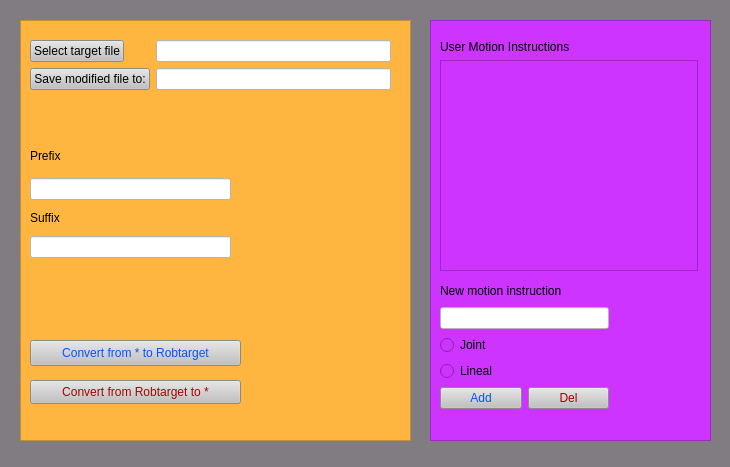
<?xml version="1.0" encoding="UTF-8"?>
<ui version="4.0">
 <class>MainWindow</class>
 <widget class="QMainWindow" name="MainWindow">
  <property name="geometry">
   <rect>
    <x>0</x>
    <y>0</y>
    <width>730</width>
    <height>467</height>
   </rect>
  </property>
  <property name="maximumSize">
   <size>
    <width>800</width>
    <height>800</height>
   </size>
  </property>
  <property name="windowTitle">
   <string>ABB RapidTools</string>
  </property>
  <property name="styleSheet">
   <string notr="true">background-color: rgb(129, 124, 129);</string>
  </property>
  <widget class="QWidget" name="centralwidget">
   <widget class="QFrame" name="frame">
    <property name="geometry">
     <rect>
      <x>20</x>
      <y>20</y>
      <width>391</width>
      <height>421</height>
     </rect>
    </property>
    <property name="palette">
     <palette>
      <active>
       <colorrole role="WindowText">
        <brush brushstyle="SolidPattern">
         <color alpha="255">
          <red>0</red>
          <green>0</green>
          <blue>0</blue>
         </color>
        </brush>
       </colorrole>
       <colorrole role="Button">
        <brush brushstyle="SolidPattern">
         <color alpha="255">
          <red>255</red>
          <green>182</green>
          <blue>65</blue>
         </color>
        </brush>
       </colorrole>
       <colorrole role="Light">
        <brush brushstyle="SolidPattern">
         <color alpha="255">
          <red>0</red>
          <green>0</green>
          <blue>207</blue>
         </color>
        </brush>
       </colorrole>
       <colorrole role="Midlight">
        <brush brushstyle="SolidPattern">
         <color alpha="255">
          <red>0</red>
          <green>0</green>
          <blue>172</blue>
         </color>
        </brush>
       </colorrole>
       <colorrole role="Dark">
        <brush brushstyle="SolidPattern">
         <color alpha="255">
          <red>0</red>
          <green>0</green>
          <blue>69</blue>
         </color>
        </brush>
       </colorrole>
       <colorrole role="Mid">
        <brush brushstyle="SolidPattern">
         <color alpha="255">
          <red>0</red>
          <green>0</green>
          <blue>92</blue>
         </color>
        </brush>
       </colorrole>
       <colorrole role="Text">
        <brush brushstyle="SolidPattern">
         <color alpha="255">
          <red>0</red>
          <green>0</green>
          <blue>0</blue>
         </color>
        </brush>
       </colorrole>
       <colorrole role="BrightText">
        <brush brushstyle="SolidPattern">
         <color alpha="255">
          <red>255</red>
          <green>255</green>
          <blue>255</blue>
         </color>
        </brush>
       </colorrole>
       <colorrole role="ButtonText">
        <brush brushstyle="SolidPattern">
         <color alpha="255">
          <red>0</red>
          <green>0</green>
          <blue>0</blue>
         </color>
        </brush>
       </colorrole>
       <colorrole role="Base">
        <brush brushstyle="SolidPattern">
         <color alpha="255">
          <red>255</red>
          <green>182</green>
          <blue>65</blue>
         </color>
        </brush>
       </colorrole>
       <colorrole role="Window">
        <brush brushstyle="SolidPattern">
         <color alpha="255">
          <red>255</red>
          <green>182</green>
          <blue>65</blue>
         </color>
        </brush>
       </colorrole>
       <colorrole role="Shadow">
        <brush brushstyle="SolidPattern">
         <color alpha="255">
          <red>0</red>
          <green>0</green>
          <blue>0</blue>
         </color>
        </brush>
       </colorrole>
       <colorrole role="AlternateBase">
        <brush brushstyle="SolidPattern">
         <color alpha="255">
          <red>127</red>
          <green>127</green>
          <blue>196</blue>
         </color>
        </brush>
       </colorrole>
       <colorrole role="ToolTipBase">
        <brush brushstyle="SolidPattern">
         <color alpha="255">
          <red>255</red>
          <green>255</green>
          <blue>220</blue>
         </color>
        </brush>
       </colorrole>
       <colorrole role="ToolTipText">
        <brush brushstyle="SolidPattern">
         <color alpha="255">
          <red>0</red>
          <green>0</green>
          <blue>0</blue>
         </color>
        </brush>
       </colorrole>
      </active>
      <inactive>
       <colorrole role="WindowText">
        <brush brushstyle="SolidPattern">
         <color alpha="255">
          <red>0</red>
          <green>0</green>
          <blue>0</blue>
         </color>
        </brush>
       </colorrole>
       <colorrole role="Button">
        <brush brushstyle="SolidPattern">
         <color alpha="255">
          <red>255</red>
          <green>182</green>
          <blue>65</blue>
         </color>
        </brush>
       </colorrole>
       <colorrole role="Light">
        <brush brushstyle="SolidPattern">
         <color alpha="255">
          <red>0</red>
          <green>0</green>
          <blue>207</blue>
         </color>
        </brush>
       </colorrole>
       <colorrole role="Midlight">
        <brush brushstyle="SolidPattern">
         <color alpha="255">
          <red>0</red>
          <green>0</green>
          <blue>172</blue>
         </color>
        </brush>
       </colorrole>
       <colorrole role="Dark">
        <brush brushstyle="SolidPattern">
         <color alpha="255">
          <red>0</red>
          <green>0</green>
          <blue>69</blue>
         </color>
        </brush>
       </colorrole>
       <colorrole role="Mid">
        <brush brushstyle="SolidPattern">
         <color alpha="255">
          <red>0</red>
          <green>0</green>
          <blue>92</blue>
         </color>
        </brush>
       </colorrole>
       <colorrole role="Text">
        <brush brushstyle="SolidPattern">
         <color alpha="255">
          <red>0</red>
          <green>0</green>
          <blue>0</blue>
         </color>
        </brush>
       </colorrole>
       <colorrole role="BrightText">
        <brush brushstyle="SolidPattern">
         <color alpha="255">
          <red>255</red>
          <green>255</green>
          <blue>255</blue>
         </color>
        </brush>
       </colorrole>
       <colorrole role="ButtonText">
        <brush brushstyle="SolidPattern">
         <color alpha="255">
          <red>0</red>
          <green>0</green>
          <blue>0</blue>
         </color>
        </brush>
       </colorrole>
       <colorrole role="Base">
        <brush brushstyle="SolidPattern">
         <color alpha="255">
          <red>255</red>
          <green>182</green>
          <blue>65</blue>
         </color>
        </brush>
       </colorrole>
       <colorrole role="Window">
        <brush brushstyle="SolidPattern">
         <color alpha="255">
          <red>255</red>
          <green>182</green>
          <blue>65</blue>
         </color>
        </brush>
       </colorrole>
       <colorrole role="Shadow">
        <brush brushstyle="SolidPattern">
         <color alpha="255">
          <red>0</red>
          <green>0</green>
          <blue>0</blue>
         </color>
        </brush>
       </colorrole>
       <colorrole role="AlternateBase">
        <brush brushstyle="SolidPattern">
         <color alpha="255">
          <red>127</red>
          <green>127</green>
          <blue>196</blue>
         </color>
        </brush>
       </colorrole>
       <colorrole role="ToolTipBase">
        <brush brushstyle="SolidPattern">
         <color alpha="255">
          <red>255</red>
          <green>255</green>
          <blue>220</blue>
         </color>
        </brush>
       </colorrole>
       <colorrole role="ToolTipText">
        <brush brushstyle="SolidPattern">
         <color alpha="255">
          <red>0</red>
          <green>0</green>
          <blue>0</blue>
         </color>
        </brush>
       </colorrole>
      </inactive>
      <disabled>
       <colorrole role="WindowText">
        <brush brushstyle="SolidPattern">
         <color alpha="255">
          <red>0</red>
          <green>0</green>
          <blue>69</blue>
         </color>
        </brush>
       </colorrole>
       <colorrole role="Button">
        <brush brushstyle="SolidPattern">
         <color alpha="255">
          <red>255</red>
          <green>182</green>
          <blue>65</blue>
         </color>
        </brush>
       </colorrole>
       <colorrole role="Light">
        <brush brushstyle="SolidPattern">
         <color alpha="255">
          <red>0</red>
          <green>0</green>
          <blue>207</blue>
         </color>
        </brush>
       </colorrole>
       <colorrole role="Midlight">
        <brush brushstyle="SolidPattern">
         <color alpha="255">
          <red>0</red>
          <green>0</green>
          <blue>172</blue>
         </color>
        </brush>
       </colorrole>
       <colorrole role="Dark">
        <brush brushstyle="SolidPattern">
         <color alpha="255">
          <red>0</red>
          <green>0</green>
          <blue>69</blue>
         </color>
        </brush>
       </colorrole>
       <colorrole role="Mid">
        <brush brushstyle="SolidPattern">
         <color alpha="255">
          <red>0</red>
          <green>0</green>
          <blue>92</blue>
         </color>
        </brush>
       </colorrole>
       <colorrole role="Text">
        <brush brushstyle="SolidPattern">
         <color alpha="255">
          <red>0</red>
          <green>0</green>
          <blue>69</blue>
         </color>
        </brush>
       </colorrole>
       <colorrole role="BrightText">
        <brush brushstyle="SolidPattern">
         <color alpha="255">
          <red>255</red>
          <green>255</green>
          <blue>255</blue>
         </color>
        </brush>
       </colorrole>
       <colorrole role="ButtonText">
        <brush brushstyle="SolidPattern">
         <color alpha="255">
          <red>0</red>
          <green>0</green>
          <blue>69</blue>
         </color>
        </brush>
       </colorrole>
       <colorrole role="Base">
        <brush brushstyle="SolidPattern">
         <color alpha="255">
          <red>255</red>
          <green>182</green>
          <blue>65</blue>
         </color>
        </brush>
       </colorrole>
       <colorrole role="Window">
        <brush brushstyle="SolidPattern">
         <color alpha="255">
          <red>255</red>
          <green>182</green>
          <blue>65</blue>
         </color>
        </brush>
       </colorrole>
       <colorrole role="Shadow">
        <brush brushstyle="SolidPattern">
         <color alpha="255">
          <red>0</red>
          <green>0</green>
          <blue>0</blue>
         </color>
        </brush>
       </colorrole>
       <colorrole role="AlternateBase">
        <brush brushstyle="SolidPattern">
         <color alpha="255">
          <red>0</red>
          <green>0</green>
          <blue>138</blue>
         </color>
        </brush>
       </colorrole>
       <colorrole role="ToolTipBase">
        <brush brushstyle="SolidPattern">
         <color alpha="255">
          <red>255</red>
          <green>255</green>
          <blue>220</blue>
         </color>
        </brush>
       </colorrole>
       <colorrole role="ToolTipText">
        <brush brushstyle="SolidPattern">
         <color alpha="255">
          <red>0</red>
          <green>0</green>
          <blue>0</blue>
         </color>
        </brush>
       </colorrole>
      </disabled>
     </palette>
    </property>
    <property name="styleSheet">
     <string notr="true">background-color: rgb(255, 182, 65);</string>
    </property>
    <property name="frameShape">
     <enum>QFrame::StyledPanel</enum>
    </property>
    <property name="frameShadow">
     <enum>QFrame::Raised</enum>
    </property>
    <widget class="QPushButton" name="pbRobt2Ast">
     <property name="geometry">
      <rect>
       <x>10</x>
       <y>360</y>
       <width>211</width>
       <height>24</height>
      </rect>
     </property>
     <property name="styleSheet">
      <string notr="true">color: rgb(170, 0, 0);
font: 75 11pt &quot;MS Shell Dlg 2&quot;;
background-color: rgb(193, 193, 193);</string>
     </property>
     <property name="text">
      <string>Convert from Robtarget to *</string>
     </property>
    </widget>
    <widget class="QPushButton" name="pbAst2Robt">
     <property name="geometry">
      <rect>
       <x>10</x>
       <y>320</y>
       <width>211</width>
       <height>26</height>
      </rect>
     </property>
     <property name="styleSheet">
      <string notr="true">color: rgb(0, 85, 255);
font: 75 11pt &quot;MS Shell Dlg 2&quot;;
background-color: rgb(193, 193, 193);</string>
     </property>
     <property name="text">
      <string>Convert from * to Robtarget</string>
     </property>
    </widget>
    <widget class="QWidget" name="verticalLayoutWidget">
     <property name="geometry">
      <rect>
       <x>10</x>
       <y>120</y>
       <width>201</width>
       <height>118</height>
      </rect>
     </property>
     <layout class="QVBoxLayout" name="verticalLayout">
      <item>
       <widget class="QLabel" name="label">
        <property name="minimumSize">
         <size>
          <width>199</width>
          <height>32</height>
         </size>
        </property>
        <property name="maximumSize">
         <size>
          <width>16777215</width>
          <height>32</height>
         </size>
        </property>
        <property name="styleSheet">
         <string notr="true">color: rgb(0, 0, 0);
font: 75 10pt &quot;MS Shell Dlg 2&quot;;</string>
        </property>
        <property name="text">
         <string>Prefix</string>
        </property>
       </widget>
      </item>
      <item>
       <widget class="QLineEdit" name="textPrefix">
        <property name="styleSheet">
         <string notr="true">border-color: rgb(170, 0, 0);
font: 12pt &quot;MS Shell Dlg 2&quot;;
background-color: rgb(255, 255, 255);
</string>
        </property>
       </widget>
      </item>
      <item>
       <widget class="QLabel" name="label_2">
        <property name="styleSheet">
         <string notr="true">color: rgb(0, 0, 0);
font: 75 10pt &quot;MS Shell Dlg 2&quot;;</string>
        </property>
        <property name="text">
         <string>Suffix</string>
        </property>
       </widget>
      </item>
      <item>
       <widget class="QLineEdit" name="textSuffix">
        <property name="styleSheet">
         <string notr="true">border-color: rgb(170, 0, 0);
font: 12pt &quot;MS Shell Dlg 2&quot;;
background-color: rgb(255, 255, 255);</string>
        </property>
       </widget>
      </item>
     </layout>
    </widget>
    <widget class="QWidget" name="formLayoutWidget">
     <property name="geometry">
      <rect>
       <x>10</x>
       <y>20</y>
       <width>361</width>
       <height>66</height>
      </rect>
     </property>
     <layout class="QFormLayout" name="formLayout">
      <item row="1" column="0">
       <widget class="QPushButton" name="pbTarget">
        <property name="styleSheet">
         <string notr="true">font: 75 11pt &quot;MS Shell Dlg 2&quot;;
background-color: rgb(193, 193, 193);</string>
        </property>
        <property name="text">
         <string>Select target file</string>
        </property>
       </widget>
      </item>
      <item row="2" column="0">
       <widget class="QPushButton" name="pbMod">
        <property name="styleSheet">
         <string notr="true">font: 75 11pt &quot;MS Shell Dlg 2&quot;;
background-color: rgb(193, 193, 193);</string>
        </property>
        <property name="text">
         <string>Save modified file to:</string>
        </property>
       </widget>
      </item>
      <item row="2" column="1">
       <widget class="QLineEdit" name="lineMod">
        <property name="styleSheet">
         <string notr="true">border-color: rgb(170, 0, 0);
font: 12pt &quot;MS Shell Dlg 2&quot;;
background-color: rgb(255, 255, 255);
</string>
        </property>
        <property name="readOnly">
         <bool>true</bool>
        </property>
       </widget>
      </item>
      <item row="1" column="1">
       <widget class="QLineEdit" name="lineTarget">
        <property name="styleSheet">
         <string notr="true">border-color: rgb(170, 0, 0);
font: 12pt &quot;MS Shell Dlg 2&quot;;
background-color: rgb(255, 255, 255);
</string>
        </property>
        <property name="readOnly">
         <bool>true</bool>
        </property>
       </widget>
      </item>
     </layout>
    </widget>
   </widget>
   <widget class="QFrame" name="frame_2">
    <property name="geometry">
     <rect>
      <x>430</x>
      <y>20</y>
      <width>281</width>
      <height>421</height>
     </rect>
    </property>
    <property name="styleSheet">
     <string notr="true">background-color: rgb(205, 52, 255);</string>
    </property>
    <property name="frameShape">
     <enum>QFrame::StyledPanel</enum>
    </property>
    <property name="frameShadow">
     <enum>QFrame::Raised</enum>
    </property>
    <widget class="QWidget" name="verticalLayoutWidget_2">
     <property name="geometry">
      <rect>
       <x>10</x>
       <y>20</y>
       <width>258</width>
       <height>231</height>
      </rect>
     </property>
     <layout class="QVBoxLayout" name="verticalLayout_2">
      <item>
       <widget class="QLabel" name="label_3">
        <property name="styleSheet">
         <string notr="true">color: rgb(0, 0, 0);
font: 75 10pt &quot;MS Shell Dlg 2&quot;;</string>
        </property>
        <property name="text">
         <string>User Motion Instructions</string>
        </property>
       </widget>
      </item>
      <item>
       <widget class="QListWidget" name="listUserMove">
        <property name="mouseTracking">
         <bool>false</bool>
        </property>
        <property name="styleSheet">
         <string notr="true">background-color: rgb(205, 52, 255);</string>
        </property>
        <property name="selectionMode">
         <enum>QAbstractItemView::MultiSelection</enum>
        </property>
        <property name="viewMode">
         <enum>QListView::ListMode</enum>
        </property>
       </widget>
      </item>
     </layout>
    </widget>
    <widget class="QWidget" name="verticalLayoutWidget_3">
     <property name="geometry">
      <rect>
       <x>10</x>
       <y>260</y>
       <width>169</width>
       <height>129</height>
      </rect>
     </property>
     <layout class="QVBoxLayout" name="verticalLayout_3">
      <item>
       <widget class="QLabel" name="label_4">
        <property name="styleSheet">
         <string notr="true">color: rgb(0, 0, 0);
font: 75 10pt &quot;MS Shell Dlg 2&quot;;</string>
        </property>
        <property name="text">
         <string>New motion instruction</string>
        </property>
       </widget>
      </item>
      <item>
       <widget class="QLineEdit" name="lineEdit">
        <property name="styleSheet">
         <string notr="true">border-color: rgb(170, 0, 0);
font: 12pt &quot;MS Shell Dlg 2&quot;;
background-color: rgb(255, 255, 255);</string>
        </property>
       </widget>
      </item>
      <item>
       <widget class="QRadioButton" name="radioButton_2">
        <property name="text">
         <string>Joint</string>
        </property>
       </widget>
      </item>
      <item>
       <widget class="QRadioButton" name="radioButton">
        <property name="text">
         <string>Lineal</string>
        </property>
       </widget>
      </item>
      <item>
       <layout class="QHBoxLayout" name="horizontalLayout_2">
        <item>
         <widget class="QPushButton" name="pbAddMove">
          <property name="styleSheet">
           <string notr="true">color: rgb(0, 85, 255);
font: 75 11pt &quot;MS Shell Dlg 2&quot;;
background-color: rgb(193, 193, 193);</string>
          </property>
          <property name="text">
           <string>Add</string>
          </property>
         </widget>
        </item>
        <item>
         <widget class="QPushButton" name="pbDelMove">
          <property name="styleSheet">
           <string notr="true">color: rgb(170, 0, 0);
font: 75 11pt &quot;MS Shell Dlg 2&quot;;
background-color: rgb(193, 193, 193);</string>
          </property>
          <property name="text">
           <string>Del</string>
          </property>
         </widget>
        </item>
       </layout>
      </item>
     </layout>
    </widget>
   </widget>
  </widget>
  <widget class="QMenuBar" name="menubar">
   <property name="geometry">
    <rect>
     <x>0</x>
     <y>0</y>
     <width>730</width>
     <height>21</height>
    </rect>
   </property>
  </widget>
  <widget class="QStatusBar" name="statusbar"/>
  <action name="actionUser_motion_instructions">
   <property name="text">
    <string>User motion instructions</string>
   </property>
  </action>
 </widget>
 <resources/>
 <connections/>
</ui>
